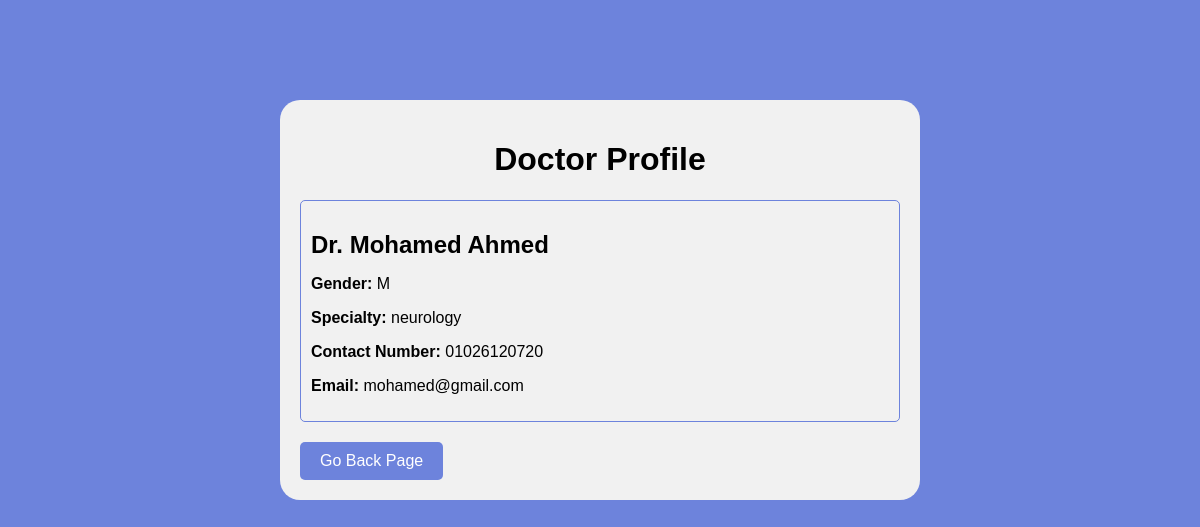
Page /doctors/4 on the earlier database version.
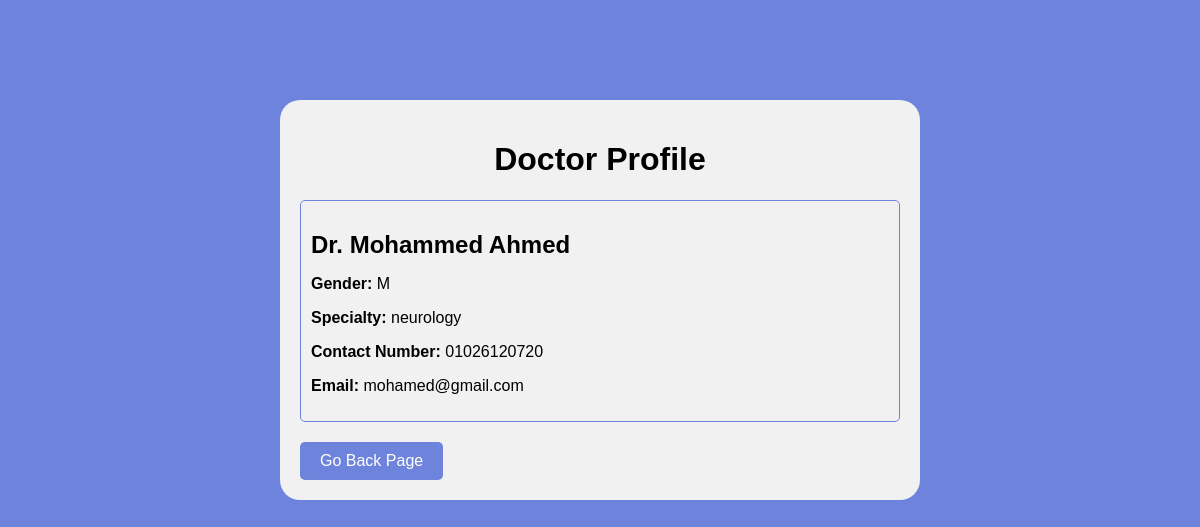
Same page on the later database version.
### hospital_app/models.py (models this page shows, shortened)
class Doctor(models.Model):
    FirstName = models.CharField(max_length=100)
    LastName = models.CharField(max_length=100)
    Gender = models.CharField(max_length=3,choices=[('F',"Female"),('M',"Male")],default='M')
    Specialty = models.CharField( max_length=100,
        choices=[
            ('cardiology', 'Cardiology'),
            ('neurology', 'Neurology'),
            ('pediatrics', 'Pediatrics'),
            ('orthopedics', 'Orthopedics'),
            ('gynecology', 'Gynecology'),
            ('oncology', 'Oncology'),
            ('dermatology', 'Dermatology'),
        ])
    ContactNumber = models.CharField(max_length=20)
    Email = models.EmailField()
    Department = models.ForeignKey(Department, on_delete=models.SET_NULL, null=True)

### hospital_app/views.py (the view)
# urls.py: path('doctors/<int:id_doctor>', detail_doctor),
def detail_doctor(request, id_doctor):
    data = Doctor.objects.get(id = id_doctor)
    return render(request, 'detail_doctor.html', {'context':data})

### hospital_app/templates/detail_doctor.html (shortened to what this page needs)
<!DOCTYPE html>
<html lang="en">
<head>
</head>
<body>
    <div class="profile-container">
        <h1>Doctor Profile</h1>
        <div class="doctor-profile">
            <h2>Dr. {{context.FirstName}} {{context.LastName}}</h2>
            <p><strong>Gender:</strong> {{context.Gender}}</p>
            <p><strong>Specialty:</strong> {{context.Specialty}}</p>
            <p><strong>Contact Number:</strong> {{context.ContactNumber}}</p>
            <p><strong>Email:</strong> {{context.Email}}</p>
        </div>
        <button class="go-back-btn" onclick="goBack()">Go Back Page</button>
    </div>
</body>
</html>

Differences in the rows shown:
changed Doctor "Ahmed": FirstName "Mohamed" → "Mohammed"
